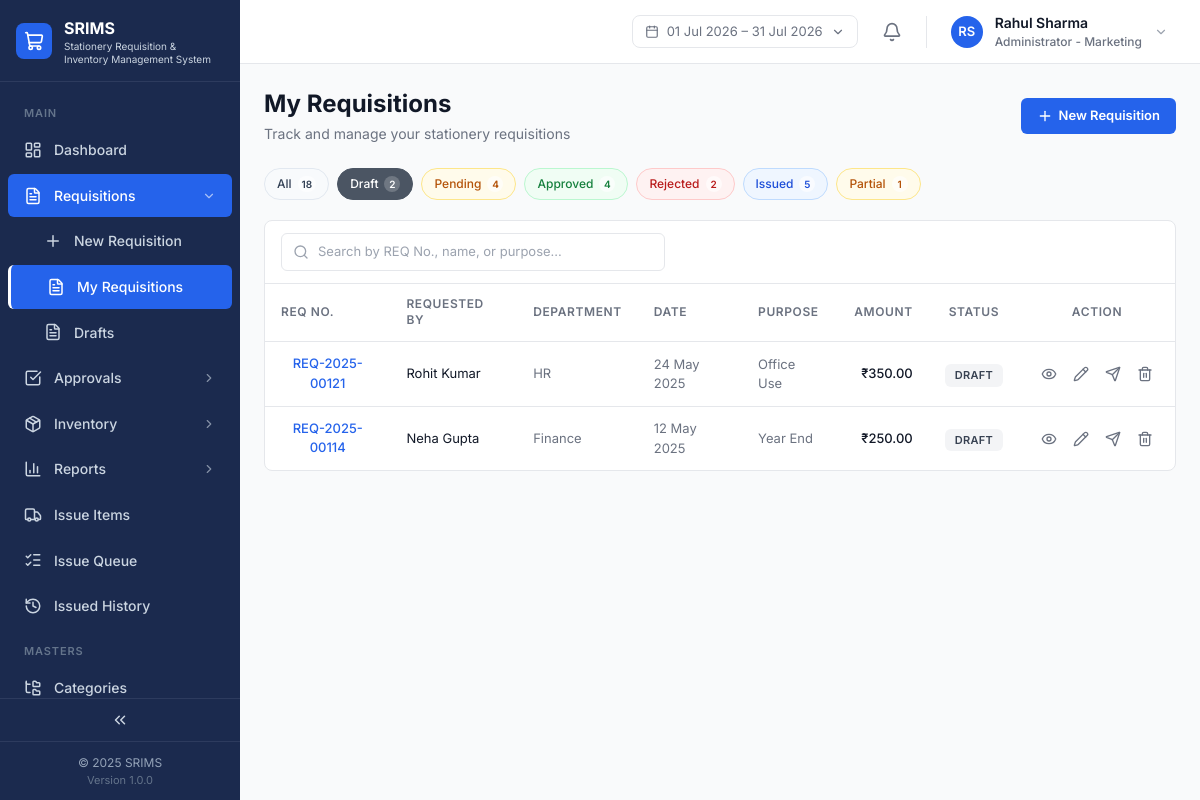
Screenshot of /requisitions/my.php?status=DRAFT (signed in) with the database file from the repository.
### tables this page shows
CREATE TABLE IF NOT EXISTS `requisitions` (
  `id` VARCHAR(40) NOT NULL PRIMARY KEY,
  `user_id` VARCHAR(40) NOT NULL,
  `department_id` VARCHAR(40) NOT NULL,
  `status` ENUM('DRAFT','PENDING','APPROVED','REJECTED','ISSUED','PARTIAL') NOT NULL DEFAULT 'DRAFT',
  `purpose` VARCHAR(191) DEFAULT NULL,
  `remarks` TEXT DEFAULT NULL,
  `required_date` DATE DEFAULT NULL,
  `total_amount` DECIMAL(12,2) NOT NULL DEFAULT 0,
  `priority` ENUM('LOW','NORMAL','URGENT') NOT NULL DEFAULT 'NORMAL',
  `created_at` DATETIME NOT NULL DEFAULT CURRENT_TIMESTAMP,
  `updated_at` DATETIME NOT NULL DEFAULT CURRENT_TIMESTAMP ON UPDATE CURRENT_TIMESTAMP,
  `approved_by_id` VARCHAR(40) DEFAULT NULL,
  `approved_at` DATETIME DEFAULT NULL,
  `rejected_reason` TEXT DEFAULT NULL,
  KEY `idx_req_status` (`status`),
  KEY `idx_req_user` (`user_id`),
  KEY `idx_req_department` (`department_id`),
  KEY `idx_req_created` (`created_at`),
  CONSTRAINT `fk_req_user` FOREIGN KEY (`user_id`) REFERENCES `users` (`id`),
  CONSTRAINT `fk_req_department` FOREIGN KEY (`department_id`) REFERENCES `departments` (`id`),
  CONSTRAINT `fk_req_approver` FOREIGN KEY (`approved_by_id`) REFERENCES `users` (`id`)
);

CREATE TABLE IF NOT EXISTS `users` (
  `id` VARCHAR(40) NOT NULL PRIMARY KEY,
  `name` VARCHAR(191) NOT NULL,
  `email` VARCHAR(191) NOT NULL UNIQUE,
  `password_hash` VARCHAR(255) NOT NULL,
  `role` ENUM('ADMIN','USER','APPROVER','INVENTORY_MGR') NOT NULL DEFAULT 'USER',
  `department_id` VARCHAR(40) NOT NULL,
  `approver_id` VARCHAR(40) DEFAULT NULL,
  `is_active` TINYINT(1) NOT NULL DEFAULT 1,
  `avatar_url` LONGTEXT DEFAULT NULL,
  KEY `idx_users_department` (`department_id`),
  CONSTRAINT `fk_users_department` FOREIGN KEY (`department_id`) REFERENCES `departments` (`id`),
  CONSTRAINT `fk_users_approver` FOREIGN KEY (`approver_id`) REFERENCES `users` (`id`)
);

CREATE TABLE IF NOT EXISTS `departments` (
  `id` VARCHAR(40) NOT NULL PRIMARY KEY,
  `name` VARCHAR(191) NOT NULL UNIQUE
);

### includes/auth.php (called while the page is built, shortened)
<?php
function currentUser(): ?array
{
    return $_SESSION['user'] ?? null;
}

### requisitions/my.php (the view, shortened to what this page needs)
<?php
require_once __DIR__ . '/../config.php';
$user = currentUser();
$statusFilters = [
    ['label' => 'All', 'value' => null, 'color' => 'slate'],
    ['label' => 'Draft', 'value' => 'DRAFT', 'color' => 'gray'],
    ['label' => 'Pending', 'value' => 'PENDING', 'color' => 'amber'],
    ['label' => 'Approved', 'value' => 'APPROVED', 'color' => 'green'],
    ['label' => 'Rejected', 'value' => 'REJECTED', 'color' => 'red'],
    ['label' => 'Issued', 'value' => 'ISSUED', 'color' => 'blue'],
    ['label' => 'Partial', 'value' => 'PARTIAL', 'color' => 'amber'],
];
$statusFilterColors = [
    'slate' => ['bg' => 'bg-slate-600', 'border' => 'border-slate-600', 'chip' => 'bg-slate-50 text-slate-700 border-slate-200'],
    'gray' => ['bg' => 'bg-gray-600', 'border' => 'border-gray-600', 'chip' => 'bg-gray-100 text-gray-700 border-gray-200'],
    'amber' => ['bg' => 'bg-amber-500', 'border' => 'border-amber-500', 'chip' => 'bg-amber-50 text-amber-700 border-amber-200'],
    'green' => ['bg' => 'bg-green-600', 'border' => 'border-green-600', 'chip' => 'bg-green-50 text-green-700 border-green-200'],
    'red' => ['bg' => 'bg-red-600', 'border' => 'border-red-600', 'chip' => 'bg-red-50 text-red-700 border-red-200'],
    'blue' => ['bg' => 'bg-blue-600', 'border' => 'border-blue-600', 'chip' => 'bg-blue-50 text-blue-700 border-blue-200'],
];
$activeFilter = $_GET['status'] ?? null;
$searchQuery = trim($_GET['q'] ?? '');
$page = max(1, (int) ($_GET['page'] ?? 1));
$perPage = 8;
$isAdmin = $user['role'] === 'ADMIN';
$base = $isAdmin ? 'SELECT r.*, u.name AS user_name, (SELECT COUNT(*) FROM requisition_items WHERE requisition_id = r.id) AS item_count FROM requisitions r JOIN users u ON u.id = r.user_id WHERE 1=1'
                 : 'SELECT r.*, u.name AS user_name, (SELECT COUNT(*) FROM requisition_items WHERE requisition_id = r.id) AS item_count FROM requisitions r JOIN users u ON u.id = r.user_id WHERE r.user_id = ?';
$countParams = $isAdmin ? [] : [$user['id']];
$counts = ['all' => 0, 'DRAFT' => 0, 'PENDING' => 0, 'APPROVED' => 0, 'REJECTED' => 0, 'ISSUED' => 0, 'PARTIAL' => 0];
$countStmt = $pdo->prepare(($isAdmin ? 'SELECT status, COUNT(*) c FROM requisitions GROUP BY status' : 'SELECT status, COUNT(*) c FROM requisitions WHERE user_id = ? GROUP BY status'));
$countStmt->execute($countParams);
foreach ($countStmt->fetchAll() as $row) { $counts[$row['status']] = (int) $row['c']; $counts['all'] += (int) $row['c']; }
$sql = $base;
$params = $countParams;
if ($activeFilter) { $sql .= ' AND r.status = ?'; $params[] = $activeFilter; }
$sql .= ' ORDER BY r.created_at DESC';
$stmt = $pdo->prepare($sql);
$stmt->execute($params);
$myRequisitions = $stmt->fetchAll();
$totalPages = max(1, (int) ceil(count($myRequisitions) / $perPage));
$page = min($page, $totalPages);
$paginated = array_slice($myRequisitions, ($page - 1) * $perPage, $perPage);
$qs = function (array $overrides = []) use ($activeFilter, $searchQuery) {
    $q = array_merge(['status' => $activeFilter, 'q' => $searchQuery], $overrides);
    $q = array_filter($q, fn($v) => $v !== null && $v !== '');
    return $q ? '?' . http_build_query($q) : '';
};
include __DIR__ . '/../includes/header.php';
include __DIR__ . '/../includes/app-shell-start.php';
?>
<div class="mb-6 flex flex-col gap-1 sm:flex-row sm:items-center sm:justify-between">
    <div>
        <h1 class="text-page-title text-text-primary">My Requisitions</h1>
        <p class="text-page-subtitle text-text-secondary mt-1">Track and manage your stationery requisitions</p>
    </div>
    <a href="new.php" class="mt-3 sm:mt-0 flex items-center gap-1.5 rounded-button bg-brand-primary px-4 py-2 text-[13px] font-semibold text-white hover:bg-brand-primary-hover transition-colors w-fit">
        <i data-lucide="plus" style="width:16px;height:16px"></i> New Requisition
    </a>
</div>
<div class="mb-4 flex gap-2 overflow-x-auto pb-1">
    <?php foreach ($statusFilters as $f):
        $count = $f['value'] ? ($counts[$f['value']] ?? 0) : $counts['all'];
        $isActive = $activeFilter === $f['value'];
        $c = $statusFilterColors[$f['color']];
    ?>
    <a href="<?= $qs(['status' => $f['value'], 'page' => null]) ?>" class="flex items-center gap-1.5 whitespace-nowrap rounded-full border px-3 py-1.5 text-[12px] font-medium transition-colors <?= $isActive ? $c['bg'] . ' ' . $c['border'] . ' text-white' : $c['chip'] . ' hover:opacity-80' ?>">
        <?= e($f['label']) ?>
        <span class="inline-flex h-4 min-w-[16px] items-center justify-center rounded-full px-1 text-[10px] font-semibold <?= $isActive ? 'bg-white/20 text-white' : 'bg-white/60 text-current' ?>"><?= $count ?></span>
    </a>
    <?php endforeach; ?>
</div>
<div class="rounded-card border border-border bg-surface-card">
    <div class="border-b border-border px-4 py-3">
        <form method="GET" class="relative max-w-sm">
            <i data-lucide="search" class="absolute left-3 top-1/2 -translate-y-1/2 text-text-muted" style="width:16px;height:16px"></i>
            <input type="text" name="q" value="<?= e($searchQuery) ?>" placeholder="Search by REQ No., name, or purpose..."
                class="w-full rounded-button border border-border py-2 pl-9 pr-3 text-[13px] placeholder:text-text-muted focus:border-brand-primary focus:outline-none focus:ring-1 focus:ring-brand-primary">
        </form>
    </div>
    <div class="overflow-x-auto">
        <table class="w-full">
            <thead><tr class="border-b border-border">
                <th class="px-4 py-3 text-left text-table-header uppercase tracking-table-header text-text-secondary">REQ No.</th>
                <?php if ($isAdmin): ?><th class="px-4 py-3 text-left text-table-header uppercase tracking-table-header text-text-secondary">Requested By</th><?php endif; ?>
                <th class="px-4 py-3 text-left text-table-header uppercase tracking-table-header text-text-secondary">Department</th>
                <th class="px-4 py-3 text-left text-table-header uppercase tracking-table-header text-text-secondary">Date</th>
                <th class="px-4 py-3 text-left text-table-header uppercase tracking-table-header text-text-secondary">Purpose</th>
                <th class="px-4 py-3 text-right text-table-header uppercase tracking-table-header text-text-secondary">Amount</th>
                <th class="px-4 py-3 text-center text-table-header uppercase tracking-table-header text-text-secondary">Status</th>
                <th class="px-4 py-3 text-center text-table-header uppercase tracking-table-header text-text-secondary">Action</th>
            </tr></thead>
            <tbody>
                <?php if (empty($paginated)): ?>
                <tr><td colspan="8" class="px-4 py-12 text-center text-[14px] text-text-muted">No requisitions found</td></tr>
                <?php else: foreach ($paginated as $req): ?>
                <tr class="border-b border-border last:border-0 hover:bg-gray-50">
                    <td class="px-4 py-3"><button type="button" onclick="openReqModal('<?= e($req['id']) ?>')" class="text-[13px] font-medium text-brand-primary hover:underline"><?= e($req['id']) ?></button></td>
                    <?php if ($isAdmin): ?><td class="px-4 py-3 text-[13px] text-text-primary"><?= e($req['user_name']) ?></td><?php endif; ?>
                    <td class="px-4 py-3 text-[13px] text-text-secondary"><?php
                        $dstmt = $pdo->prepare('SELECT name FROM departments WHERE id = ?'); $dstmt->execute([$req['department_id']]);
                        echo e($dstmt->fetchColumn() ?: '');
                    ?></td>
                    <td class="px-4 py-3 text-[13px] text-text-secondary"><?= formatDate($req['created_at']) ?></td>
                    <td class="px-4 py-3 text-[13px] text-text-secondary"><?= e($req['purpose']) ?></td>
                    <td class="px-4 py-3 text-right text-[13px] font-medium text-text-primary"><?= formatCurrency((float)$req['total_amount']) ?></td>
                    <td class="px-4 py-3 text-center"><?= statusPill(requisitionStatusVariant($req['status'])) ?></td>
                    <td class="px-4 py-3 text-center">
                        <div class="flex items-center justify-center gap-1">
                            <button type="button" onclick="openReqModal('<?= e($req['id']) ?>')" title="View" class="rounded p-1.5 text-text-secondary hover:bg-gray-100 hover:text-brand-primary"><i data-lucide="eye" style="width:16px;height:16px"></i></button>
                            <?php if ($req['status'] === 'DRAFT'): ?>
                            <a href="new.php?edit=<?= e($req['id']) ?>" title="Edit" class="rounded p-1.5 text-text-secondary hover:bg-gray-100 hover:text-brand-primary"><i data-lucide="pencil" style="width:16px;height:16px"></i></a>
                            <form method="POST" class="inline" onsubmit="return confirm('Submit this draft for approval?')">
                                <button type="submit" title="Submit" <?= $req['item_count'] == 0 ? 'disabled' : '' ?> class="rounded p-1.5 text-text-secondary hover:bg-green-50 hover:text-green-600 disabled:opacity-30"><i data-lucide="send" style="width:16px;height:16px"></i></button>
                            </form>
                            <button type="button" onclick="document.getElementById('my-del-confirm-<?= e($req['id']) ?>').classList.remove('hidden'); document.getElementById('my-del-confirm-<?= e($req['id']) ?>').classList.add('flex');" title="Delete" class="rounded p-1.5 text-text-secondary hover:bg-red-50 hover:text-red-600"><i data-lucide="trash-2" style="width:16px;height:16px"></i></button>
                            <?php endif; ?>
                        </div>
                    </td>
                </tr>
                <?php endforeach; endif; ?>
            </tbody>
        </table>
    </div>
</div>
    <?php
include __DIR__ . '/../includes/app-shell-end.php';

### includes/functions.php (shortened to what this page needs)
<?php
function formatCurrency(float $amount): string
{
    $formatted = number_format($amount, 2);
    if (preg_match('/^(-?)(\d+)(\.\d{2})$/', $formatted === '' ? '0.00' : str_replace(',', '', $formatted), $m)) {
        $sign = $m[1];
        $intPart = $m[2];
        $decPart = $m[3];
        $formatted = $sign . $intPart . $decPart;
    }
    return '₹' . $formatted;
}
function formatDate($date): string
{
    $ts = is_numeric($date) ? (int)$date : strtotime((string)$date);
    return date('d M Y', $ts);
}
function statusPill(string $variant, ?string $label = null): string
{
    $styles = [
        'pending'    => 'bg-status-pending-bg text-status-pending-text',
        'approved'   => 'bg-status-approved-bg text-status-approved-text',
        'issued'     => 'bg-status-issued-bg text-status-issued-text',
        'rejected'   => 'bg-status-rejected-bg text-status-rejected-text',
        'new'        => 'bg-status-new-bg text-status-new-text',
        'low'        => 'bg-status-low-bg text-status-low-text',
        'critical'   => 'bg-status-critical-bg text-status-critical-text',
        'inStock'    => 'bg-status-in-stock-bg text-status-in-stock-text',
        'outOfStock' => 'bg-status-out-of-stock-bg text-status-out-of-stock-text',
        'partial'    => 'bg-status-partial-bg text-status-partial-text',
        'draft'      => 'bg-status-draft-bg text-status-draft-text',
        'inward'     => 'bg-status-approved-bg text-status-approved-text',
        'outward'    => 'bg-status-rejected-bg text-status-rejected-text',
    ];
    $labels = [
        'pending'    => 'Pending Approval',
        'approved'   => 'Approved',
        'issued'     => 'Issued',
        'rejected'   => 'Rejected',
        'new'        => 'New',
        'low'        => 'Low Stock',
        'critical'   => 'Critical',
        'inStock'    => 'In Stock',
        'outOfStock' => 'Out of Stock',
        'partial'    => 'Partial',
        'draft'      => 'Draft',
        'inward'     => 'Inward',
        'outward'    => 'Outward',
    ];
    $cls  = $styles[$variant] ?? 'bg-gray-100 text-gray-700';
    $text = $label ?? ($labels[$variant] ?? $variant);
    return '<span class="inline-flex items-center rounded-pill px-2.5 py-1 text-status-pill uppercase tracking-wide ' . $cls . '">'
        . htmlspecialchars($text, ENT_QUOTES) . '</span>';
}
function requisitionStatusVariant(string $status): string
{
    $map = [
        'DRAFT' => 'draft', 'PENDING' => 'pending', 'APPROVED' => 'approved',
        'REJECTED' => 'rejected', 'ISSUED' => 'issued', 'PARTIAL' => 'partial',
    ];
    return $map[$status] ?? 'draft';
}
function e(?string $s): string
{
    return htmlspecialchars((string) $s, ENT_QUOTES, 'UTF-8');
}

### assets/css/custom.css (style rules this page uses)
:root { --sidebar-bg: #1B2A4E; --sidebar-active: #2563EB; --sidebar-text: #CBD5E1; --sidebar-text-hi: #FFFFFF; --sidebar-section: #64748B; --sidebar-border: #2D3B5E; --bg-app: #F9FAFB; --bg-card: #FFFFFF; --border: #E5E7EB; --border-strong: #D1D5DB; --text-primary: #111827; --text-secondary: #6B7280; --text-muted: #9CA3AF; --primary: #2563EB; --primary-hover: #1D4ED8; }
body { color: var(--text-primary); background: var(--bg-app); }

### rows the page displays
requisitions: id "REQ-2025-00121", user.name "Rohit Kumar", department.name "HR", created_at "24 May 2025", purpose "Office Use", total_amount "₹350.00"
requisitions: id "REQ-2025-00114", user.name "Neha Gupta", department.name "Finance", created_at "12 May 2025", purpose "Year End", total_amount "₹250.00"

### other values shown
$companyName ?: 'SRIMS' "SRIMS"
$section['title'] "MAIN"
$item['label'] "Dashboard"
$item['label'] "Requisitions"
$item['label'] "New Requisition"
$item['label'] "My Requisitions"
$item['label'] "Drafts"
$item['label'] "Approvals"
$item['label'] "Inventory"
$item['label'] "Reports"
$item['label'] "Issue Items"
$item['label'] "Issue Queue"
$item['label'] "Issued History"
$section['title'] "MASTERS"
$item['label'] "Categories"
